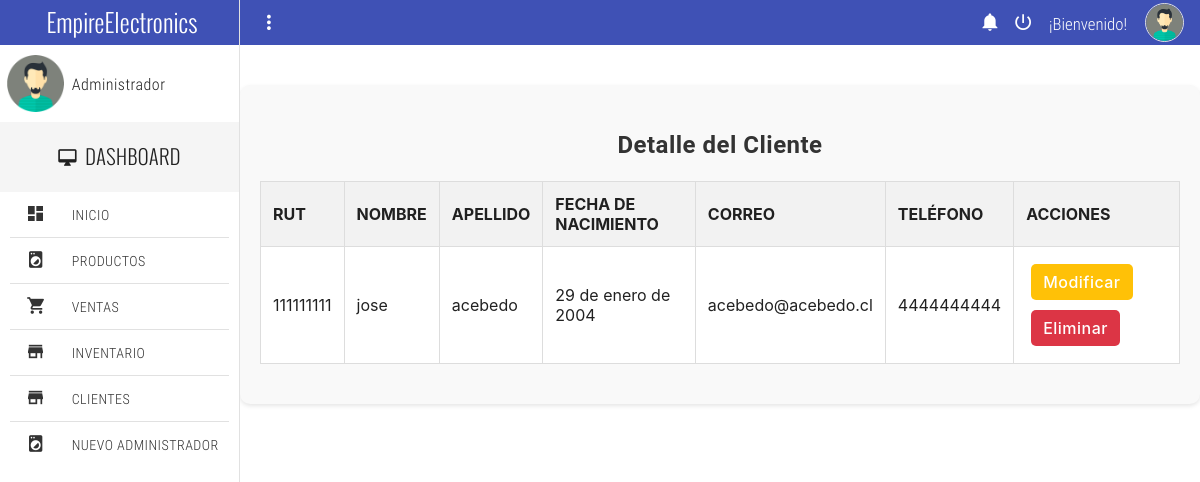
Page /detallecliente/111111111 (signed in) on the earlier database version.
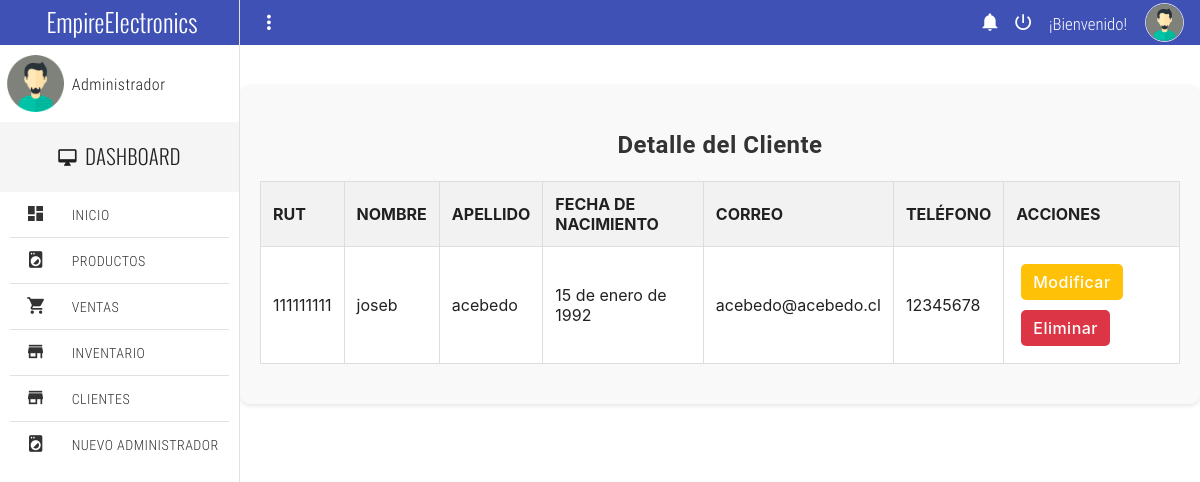
Same page on the later database version.
### empireapp/models.py (models this page shows, shortened)
class Cliente(AbstractBaseUser, PermissionsMixin):
    rut = models.CharField(max_length=12, unique=True, primary_key=True)
    nombre = models.CharField(max_length=100)
    apellido = models.CharField(max_length=100)
    correo = models.EmailField(max_length=100, unique=True)
    telefono = models.CharField(max_length=20)
    fecha_ncto = models.DateField(default=timezone.now)
    direccion = models.CharField(max_length=255)
    is_active = models.BooleanField(default=True)
    is_staff = models.BooleanField(default=False)
    objects = ClienteManager()
    USERNAME_FIELD = 'correo'
    REQUIRED_FIELDS = ['rut', 'nombre', 'apellido', 'telefono', 'fecha_ncto', 'direccion']

### empireapp/views.py (the view)
# urls.py: path('detallecliente/<id>', detallecliente, name="detallecliente"),
@user_passes_test(is_admin)
@login_required
def detallecliente(request, id):
    cliente=get_object_or_404(Cliente, rut=id)
    datos={
        "cliente":cliente
    }
    return render(request, "empireapp/pages/dashboard/detallecliente.html", datos)

### empireapp/context_processors.py (called while the page is built)
def cart_item_count(request):
    cart_item_count = 0
    items = []
    total = 0
    if request.user.is_authenticated:
        cart = Cart.objects.filter(user=request.user).first()
        if cart:
            cart_items = CartItem.objects.filter(cart=cart).select_related('producto')
            cart_item_count = cart_items.count()
            items = cart_items
            total = sum(item.producto.precio * item.quantity for item in items)
    else:
        cart = None
    return {'cart_item_count': cart_item_count, 'cart': cart, 'items': items, 'total': total}

def login_form(request):
    form = AuthenticationForm()
    return {'login_form': form}

### empireapp/views.py (called while the page is built)
def is_admin(user):
    return user.is_staff

### empireapp/templates/empireapp/pages/dashboard/detallecliente.html
{% extends "empireapp/pages/dashboard/home.html" %}
{% block contenido %}
<div class="client-detail-container">
    <h1 class="client-detail-title">Detalle del Cliente</h1>
    <div class='mt-4 mb-5'>
        <table class="client-detail-table">
            <thead>
                <tr>
                    <th>RUT</th>
                    <th>NOMBRE</th>
                    <th>APELLIDO</th>
                    <th>FECHA DE NACIMIENTO</th>
                    <th>CORREO</th>
                    <th>TELÉFONO</th>
                    <th>ACCIONES</th>
                </tr>
            </thead>
            <tbody>
                <tr>
                    <td>{{ cliente.rut }}</td>
                    <td>{{ cliente.nombre }}</td>
                    <td>{{ cliente.apellido }}</td>
                    <td>{{ cliente.fecha_ncto }}</td>
                    <td>{{ cliente.correo }}</td>
                    <td>{{ cliente.telefono }}</td>
                    <td class="client-detail-actions">
                        <a href="{% url 'modificarcliente' cliente.rut %}" role="button" class="btn btn-warning btn-sm text-light">Modificar</a>
                        <a href="{% url 'eliminarcliente' cliente.rut %}" role="button" class="btn btn-danger btn-sm">Eliminar</a>
                    </td>
                </tr>
            </tbody>
        </table>
    </div>
</div>
{% endblock contenido %}

Differences in the rows shown:
changed Cliente "acebedo": nombre "jose" → "joseb"; fecha_ncto "29 de enero de 2004" → "15 de enero de 1992"; telefono "4444444444" → "12345678"
